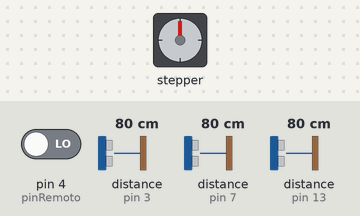
Bench run of a sketch on a simulated Arduino Uno, built with avr-gcc and run on an emulated ATmega328P. Shown: stepper motor. Wiring (inferred from the names in the program): 2 × ultrasonic range finder: trigger pin 6, echo pin 7 / trigger pin 12, echo pin 13. Inputs (shaded band) come from the test bench; at power-on: distance to the obstacle (sensors on pin 3, pin 13, pin 7) 80 cm, pin 4 (pinRemoto) LOW. The echo pulse lasts 58.3 µs per cm; stepper angles assume 4096 steps per turn; what the sketch prints to the serial monitor is not drawn.

Above: at 4.8 s.
4.9 s: distance to the obstacle (sensor on pin 3) set to 32 cm
8.7 s: distance to the obstacle (sensor on pin 3) set to 28 cm
At 13.04 s:
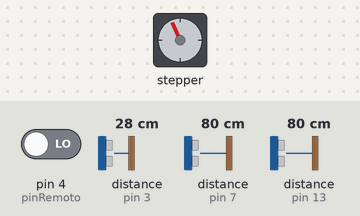
At 14.29 s:
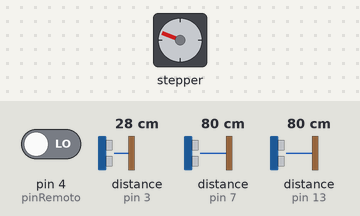
15.0 s: distance to the obstacle (sensor on pin 13) set to 2 cm
18.6 s: pin 4 (pinRemoto) driven HIGH
At 21.54 s:
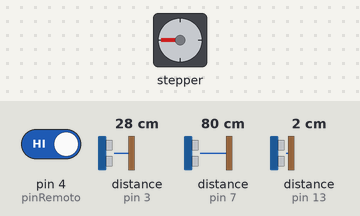
22.2 s: distance to the obstacle (sensor on pin 13) set to 4 cm
29.7 s: distance to the obstacle (sensor on pin 13) set to 250 cm
Timing chart, 0 to 36.8 s (numbered marks = the images above; inputs shaded):
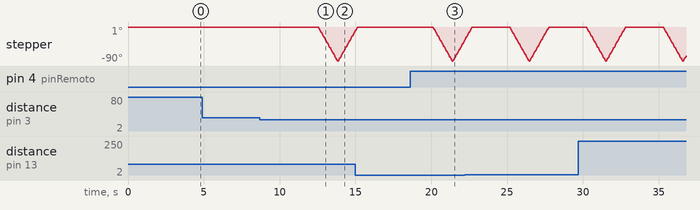

Measured:
- the behaviour switches between 31 and 30 cm on distance to the obstacle (sensor on pin 3) (found by bisection; images 0 and 1)
- after the input at 4.9 s, every drawn part: stays the same
- after the input at 8.7 s, stepper: turns 90° counter-clockwise in 1.3 s, then 80° clockwise in 1.1 s

The sketch:

Stepper_sensor_ultimo.ino
```cpp
#include <NewPing.h>
#include <CheapStepper.h>

#define TRIGGER_PIN 2
#define ECHO_PIN 3
#define MAX_DISTANCE 200

#define trigPin 6
#define echoPin 7

const int trigPinCheckFillLevel = 12;
const int echoPinPinCheckFillLevel = 13;
const int esp8266PinCheckFillLevel = 5;

NewPing sonar(TRIGGER_PIN, ECHO_PIN, MAX_DISTANCE);

unsigned long startTime = 0;
CheapStepper stepper(8, 9, 10, 11);
int timeDelay = 30;
bool isBussy = false;

const int pinRemoto = 4;

void setup() {
  Serial.begin(9600);  // Inicializa la comunicación serie en el puerto hardware del Arduino
  pinMode(TRIGGER_PIN, OUTPUT);
  pinMode(ECHO_PIN, INPUT);

  pinMode(trigPin, OUTPUT);
  pinMode(echoPin, INPUT);

  pinMode(trigPinCheckFillLevel, OUTPUT);
  pinMode(echoPinPinCheckFillLevel, INPUT);

  pinMode(pinRemoto, INPUT);
  stepper.setRpm(12);
  stepper.moveDegreesCW(0);
}

void loop() {
  delay(1500);
  sendCheckFillLevel();

  digitalWrite(TRIGGER_PIN, LOW);
  delayMicroseconds(2);

  digitalWrite(TRIGGER_PIN, HIGH);
  delayMicroseconds(10);

  digitalWrite(TRIGGER_PIN, LOW);
  unsigned int distanceObject = sonar.ping_cm();

  int distanceFillDish = distanceFilDish();
  int estadoRemoto = digitalRead(pinRemoto);

  if ((estadoRemoto == HIGH && !isBussy) && (distanceFillDish >= 8)) {
    Serial.println("Servir desde remoto");
    openDoor();
  } else if ((distanceObject > 0 && distanceObject <= 30) && (distanceFillDish >= 8)) {
    Serial.print("Objeto a: ");
    Serial.print(distanceObject);
    Serial.println(" cm");

    if ((millis() - startTime >= 5000) && !isBussy) {
      openDoor();
      startTime = millis();
    }
  } else {
    startTime = millis();
  }
}

void openDoor() {
  isBussy = true;
  stepper.move(false, 1024);
  Serial.println("Sirviendo comida");
  delay(timeDelay);
  stepper.move(true, 1024);
  isBussy = false;
}

int distanceFilDish() {
  long duration;
  int distance;

  digitalWrite(trigPin, LOW);
  delayMicroseconds(2);
  digitalWrite(trigPin, HIGH);
  delayMicroseconds(10);
  digitalWrite(trigPin, LOW);

  duration = pulseIn(echoPin, HIGH);

  return distance = duration * 0.034 / 2;
}

void sendCheckFillLevel() {
  long duration;
  int porcentaje;

  digitalWrite(trigPinCheckFillLevel, LOW);
  delayMicroseconds(2);
  digitalWrite(trigPinCheckFillLevel, HIGH);
  delayMicroseconds(10);
  digitalWrite(trigPinCheckFillLevel, LOW);

  duration = pulseIn(echoPinPinCheckFillLevel, HIGH);

  float distancia_cm = duration * 0.034 / 2;

  // Calcula el porcentaje lleno del depósito
  porcentaje = map(distancia_cm, 50, 0, 0, 100);

  Serial.print("Porcentaje: ");
  Serial.println(porcentaje);

  // Envía el porcentaje al ESP8266 a través de la comunicación serie
  Serial.write(porcentaje); // Envía el porcentaje al ESP8266

  delay(1000);
}
```
